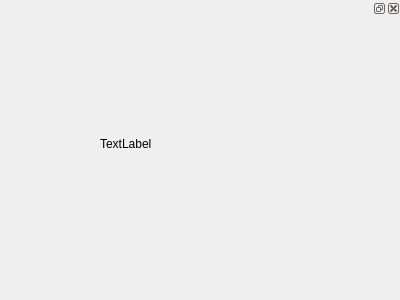
<?xml version="1.0" encoding="UTF-8"?>
<ui version="4.0">
 <class>Form</class>
 <widget class="QWidget" name="Form">
  <property name="geometry">
   <rect>
    <x>0</x>
    <y>0</y>
    <width>400</width>
    <height>300</height>
   </rect>
  </property>
  <property name="windowTitle">
   <string>Form</string>
  </property>
  <widget class="QDockWidget" name="dockWidget">
   <property name="geometry">
    <rect>
     <x>0</x>
     <y>-1</y>
     <width>401</width>
     <height>301</height>
    </rect>
   </property>
   <widget class="QWidget" name="dockWidgetContents">
    <widget class="QLabel" name="label">
     <property name="geometry">
      <rect>
       <x>100</x>
       <y>80</y>
       <width>161</width>
       <height>91</height>
      </rect>
     </property>
     <property name="text">
      <string>TextLabel</string>
     </property>
    </widget>
   </widget>
  </widget>
 </widget>
 <resources/>
 <connections/>
</ui>
